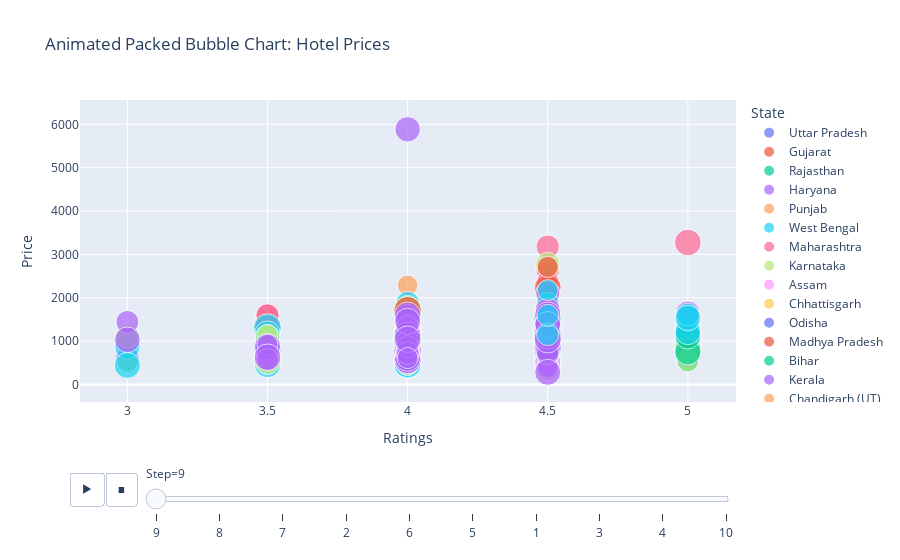

The code cell stored with this chart in its notebook:
### Code cell
# Create a 'step' column for animation (simulate growth)
df_hotels["Step"] = pd.qcut(df_hotels["review_count"], q=10, labels=[str(i) for i in range(1, 11)])

# Animated Bubble Chart
fig = px.scatter(df_hotels, 
                 x="Ratings", 
                 y="Price", 
                 size="review_count",
                 color="State",
                 animation_frame="Step",
                 animation_group="Hotel Name",
                 title="Animated Packed Bubble Chart: Hotel Prices",
                 hover_name="Hotel Name",
                 size_max=60)

fig.show()
